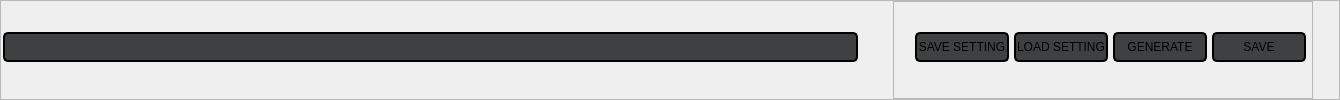
            <widget class="QFrame" name="frame_6">
             <property name="minimumSize">
              <size>
               <width>0</width>
               <height>50</height>
              </size>
             </property>
             <property name="styleSheet">
              <string notr="true"/>
             </property>
             <property name="frameShape">
              <enum>QFrame::StyledPanel</enum>
             </property>
             <property name="frameShadow">
              <enum>QFrame::Raised</enum>
             </property>
             <layout class="QHBoxLayout" name="horizontalLayout_3">
              <property name="spacing">
               <number>0</number>
              </property>
              <property name="leftMargin">
               <number>1</number>
              </property>
              <property name="topMargin">
               <number>0</number>
              </property>
              <property name="rightMargin">
               <number>6</number>
              </property>
              <property name="bottomMargin">
               <number>0</number>
              </property>
              <item>
               <widget class="QFrame" name="frame_20">
                <property name="minimumSize">
                 <size>
                  <width>885</width>
                  <height>0</height>
                 </size>
                </property>
                <property name="maximumSize">
                 <size>
                  <width>16777215</width>
                  <height>16777215</height>
                 </size>
                </property>
                <property name="styleSheet">
                 <string notr="true"/>
                </property>
                <property name="frameShape">
                 <enum>QFrame::NoFrame</enum>
                </property>
                <property name="frameShadow">
                 <enum>QFrame::Raised</enum>
                </property>
                <property name="lineWidth">
                 <number>1</number>
                </property>
                <layout class="QGridLayout" name="gridLayout">
                 <property name="sizeConstraint">
                  <enum>QLayout::SetDefaultConstraint</enum>
                 </property>
                 <property name="leftMargin">
                  <number>1</number>
                 </property>
                 <property name="topMargin">
                  <number>0</number>
                 </property>
                 <property name="rightMargin">
                  <number>0</number>
                 </property>
                 <property name="bottomMargin">
                  <number>5</number>
                 </property>
                 <property name="spacing">
                  <number>0</number>
                 </property>
                 <item row="0" column="0">
                  <widget class="QProgressBar" name="progressBar">
                   <property name="minimumSize">
                    <size>
                     <width>890</width>
                     <height>0</height>
                    </size>
                   </property>
                   <property name="maximumSize">
                    <size>
                     <width>1375</width>
                     <height>16777215</height>
                    </size>
                   </property>
                   <property name="styleSheet">
                    <string notr="true">#progressBar{
height:26px;
        border-radius: 5px;
        text-align: center;
       background-color: rgba(63,64,66,255);
        color: white;
border: 2px solid black ;
margin-right:35%;
}

#progressBar::chunk {
	background-color: rgba(34, 139, 230,255);

 border-radius: 3px;
}</string>
                   </property>
                   <property name="value">
                    <number>0</number>
                   </property>
                   <property name="format">
                    <string/>
                   </property>
                  </widget>
                 </item>
                </layout>
               </widget>
              </item>
              <item>
               <widget class="QFrame" name="frame_21">
                <property name="minimumSize">
                 <size>
                  <width>420</width>
                  <height>0</height>
                 </size>
                </property>
                <property name="maximumSize">
                 <size>
                  <width>16777215</width>
                  <height>16777215</height>
                 </size>
                </property>
                <property name="styleSheet">
                 <string notr="true"/>
                </property>
                <property name="frameShape">
                 <enum>QFrame::StyledPanel</enum>
                </property>
                <property name="frameShadow">
                 <enum>QFrame::Raised</enum>
                </property>
                <layout class="QGridLayout" name="gridLayout_9">
                 <property name="leftMargin">
                  <number>21</number>
                 </property>
                 <property name="topMargin">
                  <number>0</number>
                 </property>
                 <property name="rightMargin">
                  <number>6</number>
                 </property>
                 <property name="bottomMargin">
                  <number>5</number>
                 </property>
                 <property name="horizontalSpacing">
                  <number>5</number>
                 </property>
                 <property name="verticalSpacing">
                  <number>0</number>
                 </property>
                 <item row="0" column="0">
                  <widget class="QPushButton" name="save_seting_button">
                   <property name="cursor">
                    <cursorShape>PointingHandCursor</cursorShape>
                   </property>
                   <property name="styleSheet">
                    <string notr="true">

#save_seting_button{background-color: rgba(63,64,66,255);
font: 600 9pt &quot;Segoe UI&quot;;
height:26px;
width:80px;
border-radius:5px;
border:2px solid black;
}
#save_seting_button:hover{

background-color:rgba(32,33,36,255);
}</string>
                   </property>
                   <property name="text">
                    <string>SAVE SETTING</string>
                   </property>
                  </widget>
                 </item>
                 <item row="0" column="2">
                  <widget class="QPushButton" name="main_generate">
                   <property name="cursor">
                    <cursorShape>PointingHandCursor</cursorShape>
                   </property>
                   <property name="styleSheet">
                    <string notr="true">
#main_generate{background-color: rgba(63,64,66,255);
font: 600 9pt &quot;Segoe UI&quot;;
height:26px;
width:80px;
border-radius:5px;
border:2px solid black;
}
#main_generate:hover{

background-color:rgba(32,33,36,255);
}</string>
                   </property>
                   <property name="text">
                    <string>GENERATE</string>
                   </property>
                  </widget>
                 </item>
                 <item row="0" column="3">
                  <widget class="QPushButton" name="main_save">
                   <property name="cursor">
                    <cursorShape>PointingHandCursor</cursorShape>
                   </property>
                   <property name="styleSheet">
                    <string notr="true">
#main_save{background-color: rgba(63,64,66,255);
font: 600 9pt &quot;Segoe UI&quot;;
height:26px;
width:80px;
border-radius:5px;
border:2px solid black;
}
#main_save:hover{

background-color:rgba(32,33,36,255);
}</string>
                   </property>
                   <property name="text">
                    <string>SAVE</string>
                   </property>
                  </widget>
                 </item>
                 <item row="0" column="1">
                  <widget class="QPushButton" name="load_seting_button">
                   <property name="cursor">
                    <cursorShape>PointingHandCursor</cursorShape>
                   </property>
                   <property name="styleSheet">
                    <string notr="true">
#load_seting_button{background-color: rgba(63,64,66,255);
font: 600 9pt &quot;Segoe UI&quot;;
height:26px;
width:80px;
border-radius:5px;
border:2px solid black;
}
#load_seting_button:hover{

background-color:rgba(32,33,36,255);
}</string>
                   </property>
                   <property name="text">
                    <string>LOAD SETTING</string>
                   </property>
                  </widget>
                 </item>
                </layout>
               </widget>
              </item>
              <item>
               <spacer name="horizontalSpacer_3">
                <property name="orientation">
                 <enum>Qt::Horizontal</enum>
                </property>
                <property name="sizeType">
                 <enum>QSizePolicy::Maximum</enum>
                </property>
                <property name="sizeHint" stdset="0">
                 <size>
                  <width>20</width>
                  <height>20</height>
                 </size>
                </property>
               </spacer>
              </item>
             </layout>
            </widget>
